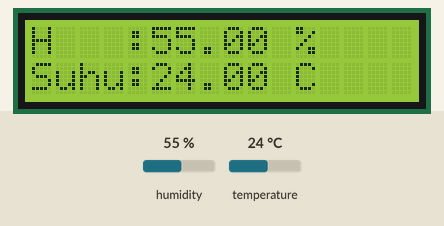
Recording of a sketch running on a simulated Arduino Uno, built with avr-gcc and run on an emulated ATmega328P. Shown: 16×2 character LCD. The inputs (shaded band) are chosen by the test bench; at power-on: humidity 55 %, temperature 24 °C.

Above: at 3.2 s.
3.3 s: humidity set to 22 %
At 5.0 s:
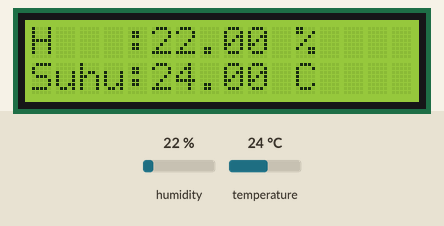
6.1 s: temperature set to 12 °C
At 7.3 s:
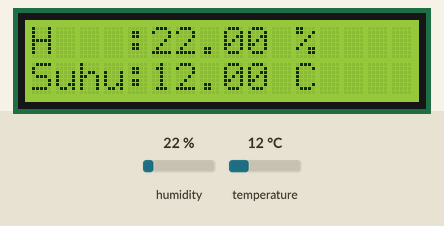
8.9 s: humidity set to 40 %
At 11.7 s:
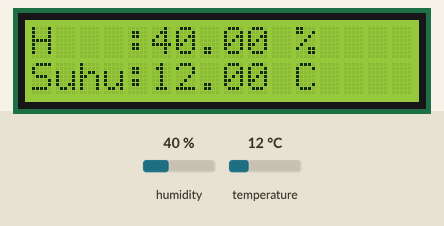
12.0 s: temperature set to 19 °C
At 13.1 s:
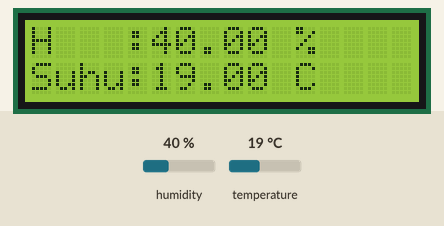
Timing chart, 0 to 15.0 s (numbered marks = the images above; inputs shaded):
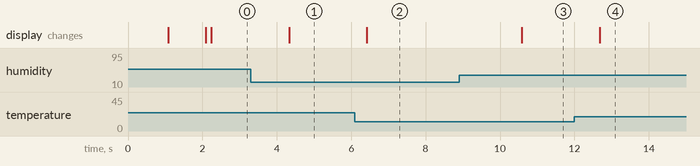

Measured:
- after the input at 3.3 s, the display: changes after 1.0 s (image 1)
- after the input at 6.1 s, the display: changes after 0.32 s (image 2)
- after the input at 8.9 s, the display: changes after 1.7 s (image 3)
- after the input at 12.0 s, the display: changes after 0.68 s (image 4)

The sketch:

sensor_dht11_lcd.ino
```cpp
#include "DHT.h"
//#include <Wire.h>
#include <LiquidCrystal_I2C.h>
LiquidCrystal_I2C lcd(0x27 ,2,1,0,4,5,6,7,3, POSITIVE);

#define DHTPIN A2 // pin 2
#define DHTTYPE DHT11// sesnor kelembaban dan suhu

DHT dht(DHTPIN, DHTTYPE);
void setup() {
  // put your setup code here, to run once:
  lcd.begin (16,2); //LCD untuk ukuran 16x2
  dht.begin();

  lcd.setCursor(0,0);
  lcd.print("Pengujian DHT11");
  delay(1000);
  lcd.setCursor(4,1);
  lcd.print("Ready...!");
  delay(1000);
  lcd.clear();

}

void loop() {
 delay(100);  //menunggu beberapa detik untuk pembacaan

  //pembacaan sensor membutuhkan waktu 250ms

  //Pembacaan untuk data kelembaban
  float humidity_1 = dht.readHumidity();
  //Pembacaan dalam format celcius (c)
  float celcius_1 = dht.readTemperature();
  //pembacaan dalam format Fahrenheit

  //mengecek pembacaan apakah terjadi kegagalan atau tidak
  if (isnan(humidity_1) || isnan(celcius_1)) {
    lcd.setCursor(0,0);
    lcd.print(" Sensor error!!!");
    lcd.setCursor(0,1);
    lcd.print("                ");
    return;
  }
  float htoc = dht.computeHeatIndex(celcius_1, humidity_1, false);
 //Prosedur pembacaaan data indeks panas dalam bentuk celcius

  //pembacaan nilai pembacaan data kelembaban
  lcd.setCursor(0,0);
  lcd.print("H   :");
  lcd.print(humidity_1);
  lcd.print(" %    ");

  //pembacaan nilai pembacaan data suhu
  lcd.setCursor(0,1);
  lcd.print("Suhu:");
  lcd.print(celcius_1); //format derajat celcius
  lcd.print(" C ");

}
```
